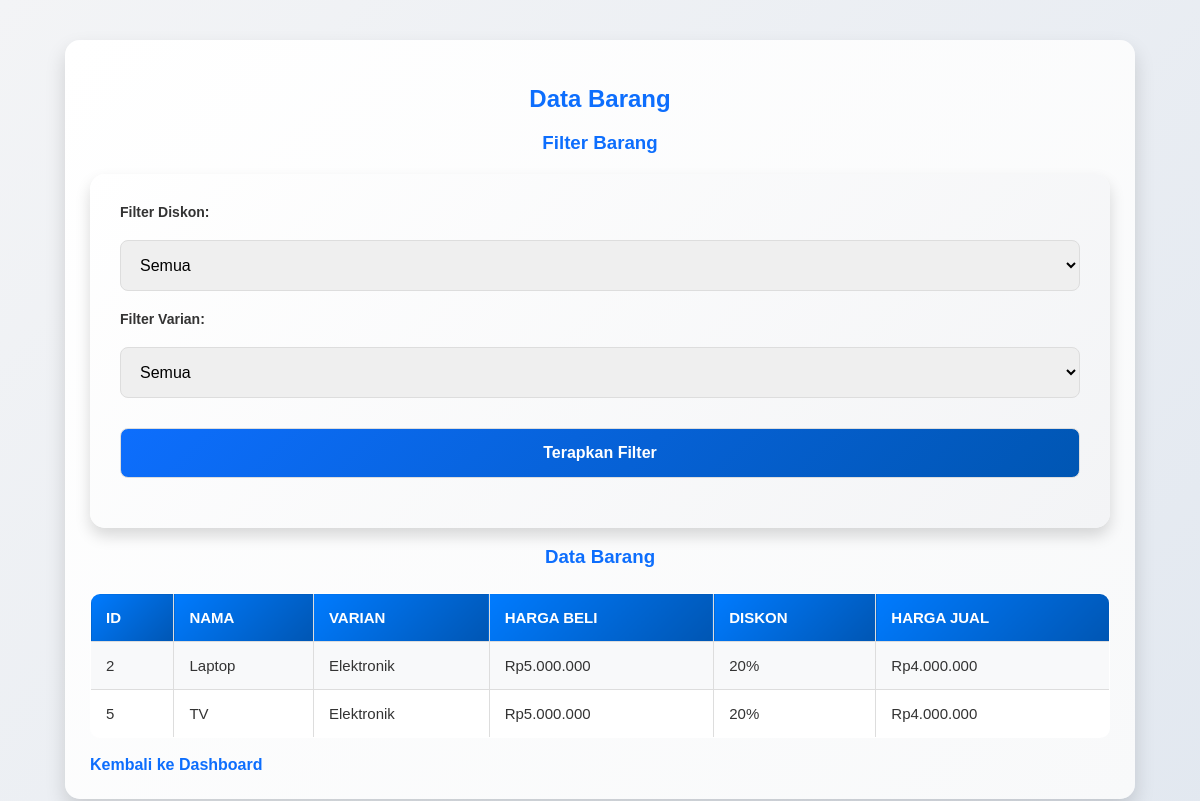
/kasir/user/data_barang_user.php?filter_diskon=20.0, run on the app's committed database.
### tables this page shows
CREATE TABLE `barang` (
  `id_barang` int(11) NOT NULL,
  `nama` varchar(100) NOT NULL,
  `varian` varchar(100) DEFAULT NULL,
  `harga_beli` decimal(10,2) NOT NULL,
  `harga_jual` decimal(10,2) NOT NULL,
  `diskon` decimal(5,0) NOT NULL DEFAULT 0,
  `stok` int(11) NOT NULL,
  `satuan` varchar(255) NOT NULL
);

### kasir/user/data_barang_user.php (the view, shortened to what this page needs)
<?php include '../db.php';
$query = "SELECT * FROM barang";
$conditions = [];
if (isset($_GET['filter_diskon']) && $_GET['filter_diskon'] !== '') {
    $diskon = intval($_GET['filter_diskon']);
    $conditions[] = "diskon = $diskon";
}
if (!empty($conditions)) {
    $query .= " WHERE " . implode(" AND ", $conditions);
}
$barang = $conn->query($query);
?>
<!DOCTYPE html>
<html lang="id">
<head>
    <link rel="stylesheet" href="../styles.css">
</head>
<body>
    <div class="container">
        <h2>Data Barang</h2>
        <h3>Filter Barang</h3>
        <form method="GET">
            <label for="filter_diskon">Filter Diskon:</label>
            <select name="filter_diskon">
                <option value="">Semua</option>
            </select>
            <label for="filter_varian">Filter Varian:</label>
            <select name="filter_varian">
                <option value="">Semua</option>
            </select>
            <button type="submit">Terapkan Filter</button>
        </form>
        <h3>Data Barang</h3>
        <table border="1">
            <tr>
                <th>ID</th>
                <th>Nama</th>
                <th>Varian</th>
                <th>Harga Beli</th>
                <th>Diskon</th>
                <th>Harga Jual</th>
            </tr>
            <?php while ($row = $barang->fetch_assoc()): ?>
            <tr>
                <td><?= $row['id_barang'] ?></td>
                <td><?= $row['nama'] ?></td>
                <td><?= $row['varian'] ?></td>
                <td>Rp<?= number_format($row['harga_beli'], 0, ',', '.') ?></td>
                <td><?= $row['diskon'] ?>%</td>
                <td>Rp<?= number_format($row['harga_jual'], 0, ',', '.') ?></td>
            </tr>
            <?php endwhile; ?>
        </table>
        <br>
        <a href="dashboard_user.php">Kembali ke Dashboard</a>
    </div>
</body>
</html>

### kasir/styles.css (style rules this page uses)
body { font-family: 'Poppins', sans-serif; background: linear-gradient(135deg, #f3f4f6, #e2e8f0); color: #333; margin: 0; padding: 0; transition: all 0.3s ease-in-out; }
.container { width: 85%; margin: 40px auto; padding: 25px; background: linear-gradient(135deg, #ffffff, #f8f9fa); border-radius: 15px; box-shadow: 0 10px 20px rgba(0, 0, 0, 0.15); transition: transform 0.3s, box-shadow 0.3s; }
h2, h3 { text-align: center; color: #0d6efd; font-weight: 700; margin-bottom: 15px; }
a { color: #0d6efd; text-decoration: none; font-weight: bold; transition: color 0.3s, transform 0.3s; }
table { width: 100%; border-collapse: collapse; margin-top: 25px; font-size: 15px; background: #fff; border-radius: 10px; overflow: hidden; }
table th, table td { padding: 15px; text-align: left; border: 1px solid #ddd; }
table th { background: linear-gradient(135deg, #007bff, #0056b3); color: white; text-transform: uppercase; font-weight: 600; }
table tr:nth-child(even) { background-color: #f8f9fa; }
form { margin-top: 20px; background: linear-gradient(135deg, #ffffff, #f3f4f6); padding: 30px; border-radius: 15px; box-shadow: 0 8px 15px rgba(0, 0, 0, 0.15); transition: all 0.3s ease-in-out; }
form label { font-weight: bold; display: block; margin-bottom: 10px; font-size: 14px; }
form input, form select, form button { width: 100%; padding: 15px; margin: 10px 0 20px 0; border: 1px solid #ddd; border-radius: 8px; font-size: 16px; transition: border-color 0.3s, box-shadow 0.3s; }
button { background: linear-gradient(135deg, #0d6efd, #0056b3); color: white; border: none; cursor: pointer; transition: background 0.3s, transform 0.3s; border-radius: 8px; font-size: 16px; font-weight: bold; }

### data on the page
barang: id_barang "2", nama "Laptop", varian "Elektronik", harga_beli "5.000.000", diskon "20", harga_jual "4.000.000"
barang: id_barang "5", nama "TV", varian "Elektronik", harga_beli "5.000.000", diskon "20", harga_jual "4.000.000"
